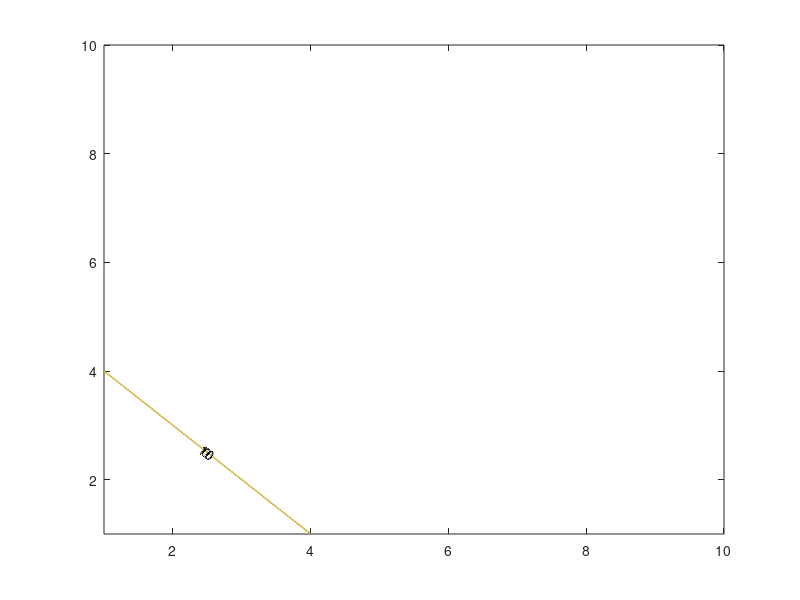

Reproduce this figure in MATLAB.
clc,clear,close all
[X,Y]=meshgrid(1:1:10,1:1:10);
theta=5*10^9;
Z=theta-(X+Y)*10^9;
zeta1=3.634502704;
lamda1=17.03893;
zeta2=1.961080079;
lamda2=20.15279;
f1=lognpdf(X,lamda1,zeta1).*lognpdf(Y,lamda2,zeta2);
%surf(X,Y,Z)
%hold on;
%Z2=0*(X+Y);
[C,h]=contour(X,Y,f1,[1e-27:1e-27:1e-26]);
clabel(C,h)
hold on
contour(X,Y,Z,[0 10],'ShowText','on')
